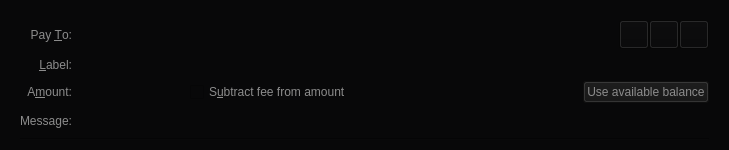
<?xml version="1.0" encoding="UTF-8"?>
<ui version="4.0">
 <class>SendCoinsEntry</class>
 <widget class="QStackedWidget" name="SendCoinsEntry">
  <property name="geometry">
   <rect>
    <x>0</x>
    <y>0</y>
    <width>729</width>
    <height>150</height>
   </rect>
  </property>
  <property name="focusPolicy">
   <enum>Qt::TabFocus</enum>
  </property>
  <property name="autoFillBackground">
   <bool>false</bool>
  </property>
  <property name="styleSheet">
   <string notr="true">QLineEdit { border: 0px; }
QStackedWidget { border: 0px; }


</string>
  </property>
  <widget class="QFrame" name="SendCoins">
   <property name="toolTip">
    <string>This is a normal payment.</string>
   </property>
   <property name="styleSheet">
    <string notr="true">background-color:#080809;</string>
   </property>
   <property name="frameShape">
    <enum>QFrame::NoFrame</enum>
   </property>
   <layout class="QGridLayout" name="gridLayout">
    <property name="leftMargin">
     <number>20</number>
    </property>
    <property name="topMargin">
     <number>20</number>
    </property>
    <property name="rightMargin">
     <number>20</number>
    </property>
    <property name="bottomMargin">
     <number>9</number>
    </property>
    <property name="horizontalSpacing">
     <number>12</number>
    </property>
    <property name="verticalSpacing">
     <number>8</number>
    </property>
    <item row="0" column="0">
     <widget class="QLabel" name="payToLabel">
      <property name="styleSheet">
       <string notr="true">color: rgb(140, 140, 140);</string>
      </property>
      <property name="text">
       <string>Pay &amp;To:</string>
      </property>
      <property name="alignment">
       <set>Qt::AlignRight|Qt::AlignTrailing|Qt::AlignVCenter</set>
      </property>
      <property name="buddy">
       <cstring>payTo</cstring>
      </property>
     </widget>
    </item>
    <item row="0" column="1">
     <layout class="QHBoxLayout" name="payToLayout">
      <property name="spacing">
       <number>0</number>
      </property>
      <item>
       <widget class="QValidatedLineEdit" name="payTo">
        <property name="toolTip">
         <string>Rebelcoin address to send the payment to</string>
        </property>
        <property name="styleSheet">
         <string notr="true">color: rgb(200, 200, 200);
</string>
        </property>
       </widget>
      </item>
      <item>
       <widget class="QToolButton" name="addressBookButton">
        <property name="toolTip">
         <string>Choose previously used address</string>
        </property>
        <property name="text">
         <string/>
        </property>
        <property name="icon">
         <iconset resource="../bitcoin.qrc">
          <normaloff>:/icons/address-book</normaloff>:/icons/address-book</iconset>
        </property>
        <property name="iconSize">
         <size>
          <width>22</width>
          <height>22</height>
         </size>
        </property>
        <property name="shortcut">
         <string>Alt+A</string>
        </property>
       </widget>
      </item>
      <item>
       <widget class="QToolButton" name="pasteButton">
        <property name="toolTip">
         <string>Paste address from clipboard</string>
        </property>
        <property name="text">
         <string/>
        </property>
        <property name="icon">
         <iconset resource="../bitcoin.qrc">
          <normaloff>:/icons/editpaste</normaloff>:/icons/editpaste</iconset>
        </property>
        <property name="iconSize">
         <size>
          <width>22</width>
          <height>22</height>
         </size>
        </property>
        <property name="shortcut">
         <string>Alt+P</string>
        </property>
       </widget>
      </item>
      <item>
       <widget class="QToolButton" name="deleteButton">
        <property name="toolTip">
         <string>Remove this entry</string>
        </property>
        <property name="text">
         <string/>
        </property>
        <property name="icon">
         <iconset resource="../bitcoin.qrc">
          <normaloff>:/icons/remove</normaloff>:/icons/remove</iconset>
        </property>
        <property name="iconSize">
         <size>
          <width>22</width>
          <height>22</height>
         </size>
        </property>
       </widget>
      </item>
     </layout>
    </item>
    <item row="1" column="0">
     <widget class="QLabel" name="labellLabel">
      <property name="styleSheet">
       <string notr="true">color: rgb(140, 140, 140);</string>
      </property>
      <property name="text">
       <string>&amp;Label:</string>
      </property>
      <property name="alignment">
       <set>Qt::AlignRight|Qt::AlignTrailing|Qt::AlignVCenter</set>
      </property>
      <property name="buddy">
       <cstring>addAsLabel</cstring>
      </property>
     </widget>
    </item>
    <item row="1" column="1">
     <widget class="QLineEdit" name="addAsLabel">
      <property name="toolTip">
       <string>Enter a label for this address to add it to the list of used addresses</string>
      </property>
      <property name="styleSheet">
       <string notr="true">color: rgb(200, 200, 200);
background-color: #080809;</string>
      </property>
     </widget>
    </item>
    <item row="2" column="0">
     <widget class="QLabel" name="amountLabel">
      <property name="styleSheet">
       <string notr="true">color: rgb(140, 140, 140);</string>
      </property>
      <property name="text">
       <string>A&amp;mount:</string>
      </property>
      <property name="alignment">
       <set>Qt::AlignRight|Qt::AlignTrailing|Qt::AlignVCenter</set>
      </property>
      <property name="buddy">
       <cstring>payAmount</cstring>
      </property>
     </widget>
    </item>
    <item row="2" column="1">
     <layout class="QHBoxLayout" name="horizontalLayoutAmount" stretch="0,1,0">
      <item>
       <widget class="BitcoinAmountField" name="payAmount">
        <property name="styleSheet">
         <string notr="true">background-color: #080809;
color: rgb(255, 0, 0);</string>
        </property>
       </widget>
      </item>
      <item>
       <widget class="QCheckBox" name="checkboxSubtractFeeFromAmount">
        <property name="toolTip">
         <string>The fee will be deducted from the amount being sent. The recipient will receive less rebelcoins than you enter in the amount field. If multiple recipients are selected, the fee is split equally.</string>
        </property>
        <property name="styleSheet">
         <string notr="true">color: rgb(140, 140, 140);</string>
        </property>
        <property name="text">
         <string>S&amp;ubtract fee from amount</string>
        </property>
       </widget>
      </item>
      <item>
       <widget class="QPushButton" name="useAvailableBalanceButton">
        <property name="styleSheet">
         <string notr="true">color: rgb(140, 140, 140);
background-color: rgb(20, 20, 20);</string>
        </property>
        <property name="text">
         <string>Use available balance</string>
        </property>
       </widget>
      </item>
     </layout>
    </item>
    <item row="3" column="0">
     <widget class="QLabel" name="messageLabel">
      <property name="styleSheet">
       <string notr="true">color: rgb(140, 140, 140);</string>
      </property>
      <property name="text">
       <string>Message:</string>
      </property>
      <property name="alignment">
       <set>Qt::AlignRight|Qt::AlignTrailing|Qt::AlignVCenter</set>
      </property>
     </widget>
    </item>
    <item row="3" column="1">
     <widget class="QLabel" name="messageTextLabel">
      <property name="toolTip">
       <string>A message that was attached to Rebelcoin: URI which will be stored with the transaction for your reference. Note: This message will not be sent over Rebelcoin network.</string>
      </property>
      <property name="styleSheet">
       <string notr="true">color: rgb(140, 140, 140);</string>
      </property>
      <property name="textFormat">
       <enum>Qt::PlainText</enum>
      </property>
     </widget>
    </item>
    <item row="4" column="0" colspan="2">
     <widget class="Line" name="line">
      <property name="orientation">
       <enum>Qt::Horizontal</enum>
      </property>
     </widget>
    </item>
   </layout>
  </widget>
  <widget class="QFrame" name="SendCoins_UnauthenticatedPaymentRequest">
   <property name="palette">
    <palette>
     <active>
      <colorrole role="WindowText">
       <brush brushstyle="SolidPattern">
        <color alpha="255">
         <red>0</red>
         <green>0</green>
         <blue>0</blue>
        </color>
       </brush>
      </colorrole>
      <colorrole role="Button">
       <brush brushstyle="SolidPattern">
        <color alpha="255">
         <red>11</red>
         <green>11</green>
         <blue>11</blue>
        </color>
       </brush>
      </colorrole>
      <colorrole role="Light">
       <brush brushstyle="SolidPattern">
        <color alpha="255">
         <red>255</red>
         <green>255</green>
         <blue>255</blue>
        </color>
       </brush>
      </colorrole>
      <colorrole role="Midlight">
       <brush brushstyle="SolidPattern">
        <color alpha="255">
         <red>255</red>
         <green>255</green>
         <blue>191</blue>
        </color>
       </brush>
      </colorrole>
      <colorrole role="Dark">
       <brush brushstyle="SolidPattern">
        <color alpha="255">
         <red>127</red>
         <green>127</green>
         <blue>63</blue>
        </color>
       </brush>
      </colorrole>
      <colorrole role="Mid">
       <brush brushstyle="SolidPattern">
        <color alpha="255">
         <red>170</red>
         <green>170</green>
         <blue>84</blue>
        </color>
       </brush>
      </colorrole>
      <colorrole role="Text">
       <brush brushstyle="SolidPattern">
        <color alpha="255">
         <red>0</red>
         <green>0</green>
         <blue>0</blue>
        </color>
       </brush>
      </colorrole>
      <colorrole role="BrightText">
       <brush brushstyle="SolidPattern">
        <color alpha="255">
         <red>255</red>
         <green>255</green>
         <blue>255</blue>
        </color>
       </brush>
      </colorrole>
      <colorrole role="ButtonText">
       <brush brushstyle="SolidPattern">
        <color alpha="255">
         <red>0</red>
         <green>0</green>
         <blue>0</blue>
        </color>
       </brush>
      </colorrole>
      <colorrole role="Base">
       <brush brushstyle="SolidPattern">
        <color alpha="255">
         <red>11</red>
         <green>11</green>
         <blue>11</blue>
        </color>
       </brush>
      </colorrole>
      <colorrole role="Window">
       <brush brushstyle="SolidPattern">
        <color alpha="255">
         <red>11</red>
         <green>11</green>
         <blue>11</blue>
        </color>
       </brush>
      </colorrole>
      <colorrole role="Shadow">
       <brush brushstyle="SolidPattern">
        <color alpha="255">
         <red>0</red>
         <green>0</green>
         <blue>0</blue>
        </color>
       </brush>
      </colorrole>
      <colorrole role="AlternateBase">
       <brush brushstyle="SolidPattern">
        <color alpha="255">
         <red>255</red>
         <green>255</green>
         <blue>191</blue>
        </color>
       </brush>
      </colorrole>
      <colorrole role="ToolTipBase">
       <brush brushstyle="SolidPattern">
        <color alpha="255">
         <red>255</red>
         <green>255</green>
         <blue>220</blue>
        </color>
       </brush>
      </colorrole>
      <colorrole role="ToolTipText">
       <brush brushstyle="SolidPattern">
        <color alpha="255">
         <red>0</red>
         <green>0</green>
         <blue>0</blue>
        </color>
       </brush>
      </colorrole>
      <colorrole role="PlaceholderText">
       <brush brushstyle="NoBrush">
        <color alpha="128">
         <red>0</red>
         <green>0</green>
         <blue>0</blue>
        </color>
       </brush>
      </colorrole>
     </active>
     <inactive>
      <colorrole role="WindowText">
       <brush brushstyle="SolidPattern">
        <color alpha="255">
         <red>0</red>
         <green>0</green>
         <blue>0</blue>
        </color>
       </brush>
      </colorrole>
      <colorrole role="Button">
       <brush brushstyle="SolidPattern">
        <color alpha="255">
         <red>11</red>
         <green>11</green>
         <blue>11</blue>
        </color>
       </brush>
      </colorrole>
      <colorrole role="Light">
       <brush brushstyle="SolidPattern">
        <color alpha="255">
         <red>255</red>
         <green>255</green>
         <blue>255</blue>
        </color>
       </brush>
      </colorrole>
      <colorrole role="Midlight">
       <brush brushstyle="SolidPattern">
        <color alpha="255">
         <red>255</red>
         <green>255</green>
         <blue>191</blue>
        </color>
       </brush>
      </colorrole>
      <colorrole role="Dark">
       <brush brushstyle="SolidPattern">
        <color alpha="255">
         <red>127</red>
         <green>127</green>
         <blue>63</blue>
        </color>
       </brush>
      </colorrole>
      <colorrole role="Mid">
       <brush brushstyle="SolidPattern">
        <color alpha="255">
         <red>170</red>
         <green>170</green>
         <blue>84</blue>
        </color>
       </brush>
      </colorrole>
      <colorrole role="Text">
       <brush brushstyle="SolidPattern">
        <color alpha="255">
         <red>0</red>
         <green>0</green>
         <blue>0</blue>
        </color>
       </brush>
      </colorrole>
      <colorrole role="BrightText">
       <brush brushstyle="SolidPattern">
        <color alpha="255">
         <red>255</red>
         <green>255</green>
         <blue>255</blue>
        </color>
       </brush>
      </colorrole>
      <colorrole role="ButtonText">
       <brush brushstyle="SolidPattern">
        <color alpha="255">
         <red>0</red>
         <green>0</green>
         <blue>0</blue>
        </color>
       </brush>
      </colorrole>
      <colorrole role="Base">
       <brush brushstyle="SolidPattern">
        <color alpha="255">
         <red>11</red>
         <green>11</green>
         <blue>11</blue>
        </color>
       </brush>
      </colorrole>
      <colorrole role="Window">
       <brush brushstyle="SolidPattern">
        <color alpha="255">
         <red>11</red>
         <green>11</green>
         <blue>11</blue>
        </color>
       </brush>
      </colorrole>
      <colorrole role="Shadow">
       <brush brushstyle="SolidPattern">
        <color alpha="255">
         <red>0</red>
         <green>0</green>
         <blue>0</blue>
        </color>
       </brush>
      </colorrole>
      <colorrole role="AlternateBase">
       <brush brushstyle="SolidPattern">
        <color alpha="255">
         <red>255</red>
         <green>255</green>
         <blue>191</blue>
        </color>
       </brush>
      </colorrole>
      <colorrole role="ToolTipBase">
       <brush brushstyle="SolidPattern">
        <color alpha="255">
         <red>255</red>
         <green>255</green>
         <blue>220</blue>
        </color>
       </brush>
      </colorrole>
      <colorrole role="ToolTipText">
       <brush brushstyle="SolidPattern">
        <color alpha="255">
         <red>0</red>
         <green>0</green>
         <blue>0</blue>
        </color>
       </brush>
      </colorrole>
      <colorrole role="PlaceholderText">
       <brush brushstyle="NoBrush">
        <color alpha="128">
         <red>0</red>
         <green>0</green>
         <blue>0</blue>
        </color>
       </brush>
      </colorrole>
     </inactive>
     <disabled>
      <colorrole role="WindowText">
       <brush brushstyle="SolidPattern">
        <color alpha="255">
         <red>127</red>
         <green>127</green>
         <blue>63</blue>
        </color>
       </brush>
      </colorrole>
      <colorrole role="Button">
       <brush brushstyle="SolidPattern">
        <color alpha="255">
         <red>11</red>
         <green>11</green>
         <blue>11</blue>
        </color>
       </brush>
      </colorrole>
      <colorrole role="Light">
       <brush brushstyle="SolidPattern">
        <color alpha="255">
         <red>255</red>
         <green>255</green>
         <blue>255</blue>
        </color>
       </brush>
      </colorrole>
      <colorrole role="Midlight">
       <brush brushstyle="SolidPattern">
        <color alpha="255">
         <red>255</red>
         <green>255</green>
         <blue>191</blue>
        </color>
       </brush>
      </colorrole>
      <colorrole role="Dark">
       <brush brushstyle="SolidPattern">
        <color alpha="255">
         <red>127</red>
         <green>127</green>
         <blue>63</blue>
        </color>
       </brush>
      </colorrole>
      <colorrole role="Mid">
       <brush brushstyle="SolidPattern">
        <color alpha="255">
         <red>170</red>
         <green>170</green>
         <blue>84</blue>
        </color>
       </brush>
      </colorrole>
      <colorrole role="Text">
       <brush brushstyle="SolidPattern">
        <color alpha="255">
         <red>127</red>
         <green>127</green>
         <blue>63</blue>
        </color>
       </brush>
      </colorrole>
      <colorrole role="BrightText">
       <brush brushstyle="SolidPattern">
        <color alpha="255">
         <red>255</red>
         <green>255</green>
         <blue>255</blue>
        </color>
       </brush>
      </colorrole>
      <colorrole role="ButtonText">
       <brush brushstyle="SolidPattern">
        <color alpha="255">
         <red>127</red>
         <green>127</green>
         <blue>63</blue>
        </color>
       </brush>
      </colorrole>
      <colorrole role="Base">
       <brush brushstyle="SolidPattern">
        <color alpha="255">
         <red>11</red>
         <green>11</green>
         <blue>11</blue>
        </color>
       </brush>
      </colorrole>
      <colorrole role="Window">
       <brush brushstyle="SolidPattern">
        <color alpha="255">
         <red>11</red>
         <green>11</green>
         <blue>11</blue>
        </color>
       </brush>
      </colorrole>
      <colorrole role="Shadow">
       <brush brushstyle="SolidPattern">
        <color alpha="255">
         <red>0</red>
         <green>0</green>
         <blue>0</blue>
        </color>
       </brush>
      </colorrole>
      <colorrole role="AlternateBase">
       <brush brushstyle="SolidPattern">
        <color alpha="255">
         <red>255</red>
         <green>255</green>
         <blue>127</blue>
        </color>
       </brush>
      </colorrole>
      <colorrole role="ToolTipBase">
       <brush brushstyle="SolidPattern">
        <color alpha="255">
         <red>255</red>
         <green>255</green>
         <blue>220</blue>
        </color>
       </brush>
      </colorrole>
      <colorrole role="ToolTipText">
       <brush brushstyle="SolidPattern">
        <color alpha="255">
         <red>0</red>
         <green>0</green>
         <blue>0</blue>
        </color>
       </brush>
      </colorrole>
      <colorrole role="PlaceholderText">
       <brush brushstyle="NoBrush">
        <color alpha="128">
         <red>0</red>
         <green>0</green>
         <blue>0</blue>
        </color>
       </brush>
      </colorrole>
     </disabled>
    </palette>
   </property>
   <property name="toolTip">
    <string>This is an unauthenticated payment request.</string>
   </property>
   <property name="autoFillBackground">
    <bool>false</bool>
   </property>
   <property name="frameShape">
    <enum>QFrame::NoFrame</enum>
   </property>
   <layout class="QGridLayout" name="gridLayout_is">
    <property name="spacing">
     <number>12</number>
    </property>
    <item row="0" column="0">
     <widget class="QLabel" name="payToLabel_is">
      <property name="text">
       <string>Pay To:</string>
      </property>
      <property name="alignment">
       <set>Qt::AlignRight|Qt::AlignTrailing|Qt::AlignVCenter</set>
      </property>
     </widget>
    </item>
    <item row="0" column="1">
     <layout class="QHBoxLayout" name="payToLayout_is">
      <property name="spacing">
       <number>0</number>
      </property>
      <item>
       <widget class="QLabel" name="payTo_is"/>
      </item>
      <item>
       <widget class="QToolButton" name="deleteButton_is">
        <property name="toolTip">
         <string>Remove this entry</string>
        </property>
        <property name="text">
         <string/>
        </property>
        <property name="icon">
         <iconset resource="../bitcoin.qrc">
          <normaloff>:/icons/remove</normaloff>:/icons/remove</iconset>
        </property>
       </widget>
      </item>
     </layout>
    </item>
    <item row="1" column="0">
     <widget class="QLabel" name="memoLabel_is">
      <property name="text">
       <string>Memo:</string>
      </property>
      <property name="alignment">
       <set>Qt::AlignRight|Qt::AlignTrailing|Qt::AlignVCenter</set>
      </property>
     </widget>
    </item>
    <item row="1" column="1">
     <widget class="QLabel" name="memoTextLabel_is">
      <property name="textFormat">
       <enum>Qt::PlainText</enum>
      </property>
     </widget>
    </item>
    <item row="2" column="0">
     <widget class="QLabel" name="amountLabel_is">
      <property name="text">
       <string>A&amp;mount:</string>
      </property>
      <property name="alignment">
       <set>Qt::AlignRight|Qt::AlignTrailing|Qt::AlignVCenter</set>
      </property>
      <property name="buddy">
       <cstring>payAmount_is</cstring>
      </property>
     </widget>
    </item>
    <item row="2" column="1">
     <widget class="BitcoinAmountField" name="payAmount_is">
      <property name="acceptDrops">
       <bool>false</bool>
      </property>
     </widget>
    </item>
   </layout>
  </widget>
  <widget class="QFrame" name="SendCoins_AuthenticatedPaymentRequest">
   <property name="palette">
    <palette>
     <active>
      <colorrole role="WindowText">
       <brush brushstyle="SolidPattern">
        <color alpha="255">
         <red>0</red>
         <green>0</green>
         <blue>0</blue>
        </color>
       </brush>
      </colorrole>
      <colorrole role="Button">
       <brush brushstyle="SolidPattern">
        <color alpha="255">
         <red>11</red>
         <green>11</green>
         <blue>11</blue>
        </color>
       </brush>
      </colorrole>
      <colorrole role="Light">
       <brush brushstyle="SolidPattern">
        <color alpha="255">
         <red>230</red>
         <green>255</green>
         <blue>224</blue>
        </color>
       </brush>
      </colorrole>
      <colorrole role="Midlight">
       <brush brushstyle="SolidPattern">
        <color alpha="255">
         <red>185</red>
         <green>243</green>
         <blue>171</blue>
        </color>
       </brush>
      </colorrole>
      <colorrole role="Dark">
       <brush brushstyle="SolidPattern">
        <color alpha="255">
         <red>70</red>
         <green>116</green>
         <blue>59</blue>
        </color>
       </brush>
      </colorrole>
      <colorrole role="Mid">
       <brush brushstyle="SolidPattern">
        <color alpha="255">
         <red>93</red>
         <green>155</green>
         <blue>79</blue>
        </color>
       </brush>
      </colorrole>
      <colorrole role="Text">
       <brush brushstyle="SolidPattern">
        <color alpha="255">
         <red>0</red>
         <green>0</green>
         <blue>0</blue>
        </color>
       </brush>
      </colorrole>
      <colorrole role="BrightText">
       <brush brushstyle="SolidPattern">
        <color alpha="255">
         <red>155</red>
         <green>255</green>
         <blue>147</blue>
        </color>
       </brush>
      </colorrole>
      <colorrole role="ButtonText">
       <brush brushstyle="SolidPattern">
        <color alpha="255">
         <red>0</red>
         <green>0</green>
         <blue>0</blue>
        </color>
       </brush>
      </colorrole>
      <colorrole role="Base">
       <brush brushstyle="SolidPattern">
        <color alpha="255">
         <red>11</red>
         <green>11</green>
         <blue>11</blue>
        </color>
       </brush>
      </colorrole>
      <colorrole role="Window">
       <brush brushstyle="SolidPattern">
        <color alpha="255">
         <red>11</red>
         <green>11</green>
         <blue>11</blue>
        </color>
       </brush>
      </colorrole>
      <colorrole role="Shadow">
       <brush brushstyle="SolidPattern">
        <color alpha="255">
         <red>0</red>
         <green>0</green>
         <blue>0</blue>
        </color>
       </brush>
      </colorrole>
      <colorrole role="AlternateBase">
       <brush brushstyle="SolidPattern">
        <color alpha="255">
         <red>197</red>
         <green>243</green>
         <blue>187</blue>
        </color>
       </brush>
      </colorrole>
      <colorrole role="NoRole">
       <brush brushstyle="SolidPattern">
        <color alpha="255">
         <red>125</red>
         <green>194</green>
         <blue>122</blue>
        </color>
       </brush>
      </colorrole>
      <colorrole role="ToolTipBase">
       <brush brushstyle="SolidPattern">
        <color alpha="255">
         <red>255</red>
         <green>255</green>
         <blue>220</blue>
        </color>
       </brush>
      </colorrole>
      <colorrole role="ToolTipText">
       <brush brushstyle="SolidPattern">
        <color alpha="255">
         <red>0</red>
         <green>0</green>
         <blue>0</blue>
        </color>
       </brush>
      </colorrole>
      <colorrole role="PlaceholderText">
       <brush brushstyle="NoBrush">
        <color alpha="128">
         <red>0</red>
         <green>0</green>
         <blue>0</blue>
        </color>
       </brush>
      </colorrole>
     </active>
     <inactive>
      <colorrole role="WindowText">
       <brush brushstyle="SolidPattern">
        <color alpha="255">
         <red>0</red>
         <green>0</green>
         <blue>0</blue>
        </color>
       </brush>
      </colorrole>
      <colorrole role="Button">
       <brush brushstyle="SolidPattern">
        <color alpha="255">
         <red>11</red>
         <green>11</green>
         <blue>11</blue>
        </color>
       </brush>
      </colorrole>
      <colorrole role="Light">
       <brush brushstyle="SolidPattern">
        <color alpha="255">
         <red>230</red>
         <green>255</green>
         <blue>224</blue>
        </color>
       </brush>
      </colorrole>
      <colorrole role="Midlight">
       <brush brushstyle="SolidPattern">
        <color alpha="255">
         <red>185</red>
         <green>243</green>
         <blue>171</blue>
        </color>
       </brush>
      </colorrole>
      <colorrole role="Dark">
       <brush brushstyle="SolidPattern">
        <color alpha="255">
         <red>70</red>
         <green>116</green>
         <blue>59</blue>
        </color>
       </brush>
      </colorrole>
      <colorrole role="Mid">
       <brush brushstyle="SolidPattern">
        <color alpha="255">
         <red>93</red>
         <green>155</green>
         <blue>79</blue>
        </color>
       </brush>
      </colorrole>
      <colorrole role="Text">
       <brush brushstyle="SolidPattern">
        <color alpha="255">
         <red>0</red>
         <green>0</green>
         <blue>0</blue>
        </color>
       </brush>
      </colorrole>
      <colorrole role="BrightText">
       <brush brushstyle="SolidPattern">
        <color alpha="255">
         <red>155</red>
         <green>255</green>
         <blue>147</blue>
        </color>
       </brush>
      </colorrole>
      <colorrole role="ButtonText">
       <brush brushstyle="SolidPattern">
        <color alpha="255">
         <red>0</red>
         <green>0</green>
         <blue>0</blue>
        </color>
       </brush>
      </colorrole>
      <colorrole role="Base">
       <brush brushstyle="SolidPattern">
        <color alpha="255">
         <red>11</red>
         <green>11</green>
         <blue>11</blue>
        </color>
       </brush>
      </colorrole>
      <colorrole role="Window">
       <brush brushstyle="SolidPattern">
        <color alpha="255">
         <red>11</red>
         <green>11</green>
         <blue>11</blue>
        </color>
       </brush>
      </colorrole>
      <colorrole role="Shadow">
       <brush brushstyle="SolidPattern">
        <color alpha="255">
         <red>0</red>
         <green>0</green>
         <blue>0</blue>
        </color>
       </brush>
      </colorrole>
      <colorrole role="AlternateBase">
       <brush brushstyle="SolidPattern">
        <color alpha="255">
         <red>197</red>
         <green>243</green>
         <blue>187</blue>
        </color>
       </brush>
      </colorrole>
      <colorrole role="NoRole">
       <brush brushstyle="SolidPattern">
        <color alpha="255">
         <red>125</red>
         <green>194</green>
         <blue>122</blue>
        </color>
       </brush>
      </colorrole>
      <colorrole role="ToolTipBase">
       <brush brushstyle="SolidPattern">
        <color alpha="255">
         <red>255</red>
         <green>255</green>
         <blue>220</blue>
        </color>
       </brush>
      </colorrole>
      <colorrole role="ToolTipText">
       <brush brushstyle="SolidPattern">
        <color alpha="255">
         <red>0</red>
         <green>0</green>
         <blue>0</blue>
        </color>
       </brush>
      </colorrole>
      <colorrole role="PlaceholderText">
       <brush brushstyle="NoBrush">
        <color alpha="128">
         <red>0</red>
         <green>0</green>
         <blue>0</blue>
        </color>
       </brush>
      </colorrole>
     </inactive>
     <disabled>
      <colorrole role="WindowText">
       <brush brushstyle="SolidPattern">
        <color alpha="255">
         <red>70</red>
         <green>116</green>
         <blue>59</blue>
        </color>
       </brush>
      </colorrole>
      <colorrole role="Button">
       <brush brushstyle="SolidPattern">
        <color alpha="255">
         <red>11</red>
         <green>11</green>
         <blue>11</blue>
        </color>
       </brush>
      </colorrole>
      <colorrole role="Light">
       <brush brushstyle="SolidPattern">
        <color alpha="255">
         <red>230</red>
         <green>255</green>
         <blue>224</blue>
        </color>
       </brush>
      </colorrole>
      <colorrole role="Midlight">
       <brush brushstyle="SolidPattern">
        <color alpha="255">
         <red>185</red>
         <green>243</green>
         <blue>171</blue>
        </color>
       </brush>
      </colorrole>
      <colorrole role="Dark">
       <brush brushstyle="SolidPattern">
        <color alpha="255">
         <red>70</red>
         <green>116</green>
         <blue>59</blue>
        </color>
       </brush>
      </colorrole>
      <colorrole role="Mid">
       <brush brushstyle="SolidPattern">
        <color alpha="255">
         <red>93</red>
         <green>155</green>
         <blue>79</blue>
        </color>
       </brush>
      </colorrole>
      <colorrole role="Text">
       <brush brushstyle="SolidPattern">
        <color alpha="255">
         <red>70</red>
         <green>116</green>
         <blue>59</blue>
        </color>
       </brush>
      </colorrole>
      <colorrole role="BrightText">
       <brush brushstyle="SolidPattern">
        <color alpha="255">
         <red>155</red>
         <green>255</green>
         <blue>147</blue>
        </color>
       </brush>
      </colorrole>
      <colorrole role="ButtonText">
       <brush brushstyle="SolidPattern">
        <color alpha="255">
         <red>70</red>
         <green>116</green>
         <blue>59</blue>
        </color>
       </brush>
      </colorrole>
      <colorrole role="Base">
       <brush brushstyle="SolidPattern">
        <color alpha="255">
         <red>11</red>
         <green>11</green>
         <blue>11</blue>
        </color>
       </brush>
      </colorrole>
      <colorrole role="Window">
       <brush brushstyle="SolidPattern">
        <color alpha="255">
         <red>11</red>
         <green>11</green>
         <blue>11</blue>
        </color>
       </brush>
      </colorrole>
      <colorrole role="Shadow">
       <brush brushstyle="SolidPattern">
        <color alpha="255">
         <red>0</red>
         <green>0</green>
         <blue>0</blue>
        </color>
       </brush>
      </colorrole>
      <colorrole role="AlternateBase">
       <brush brushstyle="SolidPattern">
        <color alpha="255">
         <red>140</red>
         <green>232</green>
         <blue>119</blue>
        </color>
       </brush>
      </colorrole>
      <colorrole role="NoRole">
       <brush brushstyle="SolidPattern">
        <color alpha="255">
         <red>125</red>
         <green>194</green>
         <blue>122</blue>
        </color>
       </brush>
      </colorrole>
      <colorrole role="ToolTipBase">
       <brush brushstyle="SolidPattern">
        <color alpha="255">
         <red>255</red>
         <green>255</green>
         <blue>220</blue>
        </color>
       </brush>
      </colorrole>
      <colorrole role="ToolTipText">
       <brush brushstyle="SolidPattern">
        <color alpha="255">
         <red>0</red>
         <green>0</green>
         <blue>0</blue>
        </color>
       </brush>
      </colorrole>
      <colorrole role="PlaceholderText">
       <brush brushstyle="NoBrush">
        <color alpha="128">
         <red>0</red>
         <green>0</green>
         <blue>0</blue>
        </color>
       </brush>
      </colorrole>
     </disabled>
    </palette>
   </property>
   <property name="toolTip">
    <string>This is an authenticated payment request.</string>
   </property>
   <property name="autoFillBackground">
    <bool>false</bool>
   </property>
   <property name="frameShape">
    <enum>QFrame::NoFrame</enum>
   </property>
   <layout class="QGridLayout" name="gridLayout_s">
    <property name="spacing">
     <number>12</number>
    </property>
    <item row="0" column="0">
     <widget class="QLabel" name="payToLabel_s">
      <property name="text">
       <string>Pay To:</string>
      </property>
      <property name="alignment">
       <set>Qt::AlignRight|Qt::AlignTrailing|Qt::AlignVCenter</set>
      </property>
     </widget>
    </item>
    <item row="0" column="1">
     <layout class="QHBoxLayout" name="payToLayout_s">
      <property name="spacing">
       <number>0</number>
      </property>
      <item>
       <widget class="QLabel" name="payTo_s">
        <property name="textFormat">
         <enum>Qt::PlainText</enum>
        </property>
       </widget>
      </item>
      <item>
       <widget class="QToolButton" name="deleteButton_s">
        <property name="toolTip">
         <string>Remove this entry</string>
        </property>
        <property name="text">
         <string/>
        </property>
        <property name="icon">
         <iconset resource="../bitcoin.qrc">
          <normaloff>:/icons/remove</normaloff>:/icons/remove</iconset>
        </property>
       </widget>
      </item>
     </layout>
    </item>
    <item row="1" column="0">
     <widget class="QLabel" name="memoLabel_s">
      <property name="text">
       <string>Memo:</string>
      </property>
      <property name="alignment">
       <set>Qt::AlignRight|Qt::AlignTrailing|Qt::AlignVCenter</set>
      </property>
     </widget>
    </item>
    <item row="1" column="1">
     <widget class="QLabel" name="memoTextLabel_s">
      <property name="textFormat">
       <enum>Qt::PlainText</enum>
      </property>
     </widget>
    </item>
    <item row="2" column="0">
     <widget class="QLabel" name="amountLabel_s">
      <property name="text">
       <string>A&amp;mount:</string>
      </property>
      <property name="alignment">
       <set>Qt::AlignRight|Qt::AlignTrailing|Qt::AlignVCenter</set>
      </property>
      <property name="buddy">
       <cstring>payAmount_s</cstring>
      </property>
     </widget>
    </item>
    <item row="2" column="1">
     <widget class="BitcoinAmountField" name="payAmount_s">
      <property name="acceptDrops">
       <bool>false</bool>
      </property>
     </widget>
    </item>
   </layout>
  </widget>
 </widget>
 <customwidgets>
  <customwidget>
   <class>BitcoinAmountField</class>
   <extends>QLineEdit</extends>
   <header>qt/bitcoinamountfield.h</header>
   <container>1</container>
  </customwidget>
  <customwidget>
   <class>QValidatedLineEdit</class>
   <extends>QLineEdit</extends>
   <header>qt/qvalidatedlineedit.h</header>
  </customwidget>
 </customwidgets>
 <tabstops>
  <tabstop>payTo</tabstop>
  <tabstop>addressBookButton</tabstop>
  <tabstop>pasteButton</tabstop>
  <tabstop>deleteButton</tabstop>
  <tabstop>addAsLabel</tabstop>
  <tabstop>payAmount</tabstop>
  <tabstop>payAmount_is</tabstop>
  <tabstop>deleteButton_is</tabstop>
  <tabstop>payAmount_s</tabstop>
  <tabstop>deleteButton_s</tabstop>
 </tabstops>
 <resources>
  <include location="../bitcoin.qrc"/>
 </resources>
 <connections/>
</ui>
